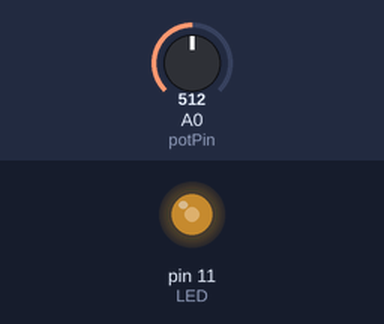
The sketch below on a simulated Arduino Uno, built with avr-gcc and run on an emulated ATmega328P. Parts: output pins drawn as LEDs (lit = HIGH). The test bench sets the inputs (shaded band); at power-on: A0 (potPin) = 512. What the sketch prints to the serial monitor is not drawn.

Above: at 1.2 s.
1.3 s: A0 (potPin) set to 716
At 2.3 s:
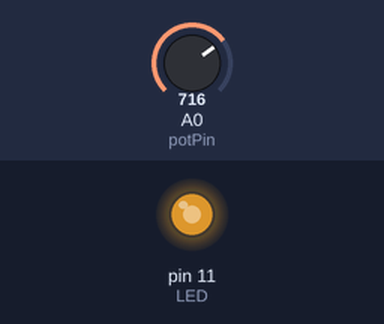
2.8 s: A0 (potPin) set to 900
At 3.6 s:
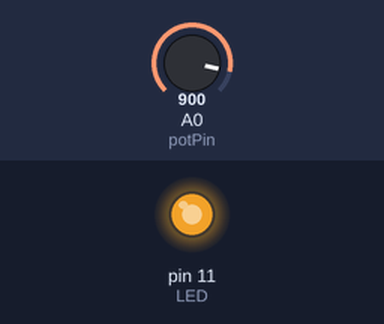
4.3 s: A0 (potPin) set to 122
At 4.8 s:
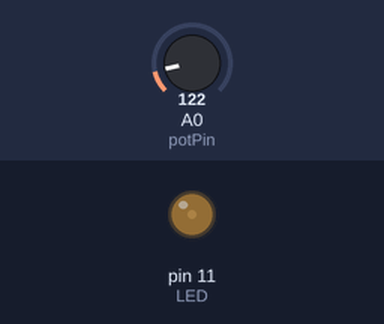
5.8 s: A0 (potPin) set to 0
At 6.1 s:
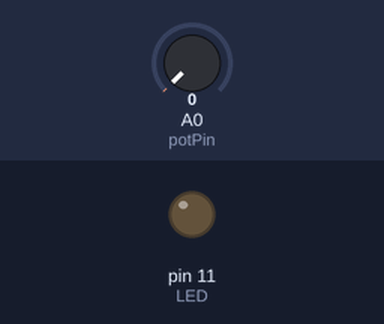
Timing chart, 0 to 8.3 s (numbered marks = the images above; inputs shaded):
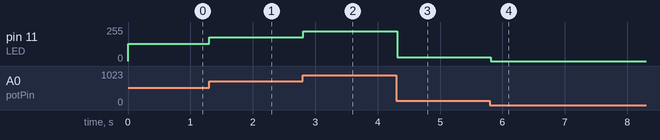

Measured:
- after the input at 1.3 s, pin 11 (LED): 128/255 → 179/255 at once
- after the input at 2.8 s, pin 11 (LED): 179/255 → 225/255 at once
- after the input at 4.3 s, pin 11 (LED): 225/255 → 30/255 at once
- after the input at 5.8 s, pin 11 (LED): 30/255 → 0/255 at once

The sketch:

SS8_Potentiometer_Control.ino
```cpp
// DEMO FOR SENDING SERIAL DATA FROM ARDUINO TO PROCESSING
//READS ANALOG SENSOR AND WRITES VALUE TO SERIAL PORT

/*
 THIS CODE IS FROM OUR CLASS GITHUB REPO BY THE PROFFESSOR WHICH I USED AS A TEMPLATE PLUS
 I ADDED MY PERSONAL TOUCH TO IT
 I AM GOING TO RESUBMIT THIS
*/
const int LED = 11;
const int potPin = A0; //sensor hooked up to analog pin A0

int val = 0;

int reading = 0;

void setup() {
 // pinMode (potPin, INPUT);
  pinMode(LED,OUTPUT);
  Serial.begin(9600); // Start serial communication at 9600 baud
}

void loop() {
reading = analogRead(potPin);
analogWrite(LED,reading/4);

/*
 digitalWrite(LED,HIGH);
 delay(300);
 */

  val = analogRead(potPin); //read sensor and assign to variable called val
  val = val / 4; //divide val by 4 or remap values to get byte-sized 0-255
  delay(100); // Wait 100 milliseconds


  /////////Uncomment Serial.print() OR Serial.write() and not both!//////////////

  //Serial. println(val); //to send human-readable data to Arduino monitor
  Serial.write(val);  //to send binary data to Processing
}
```
